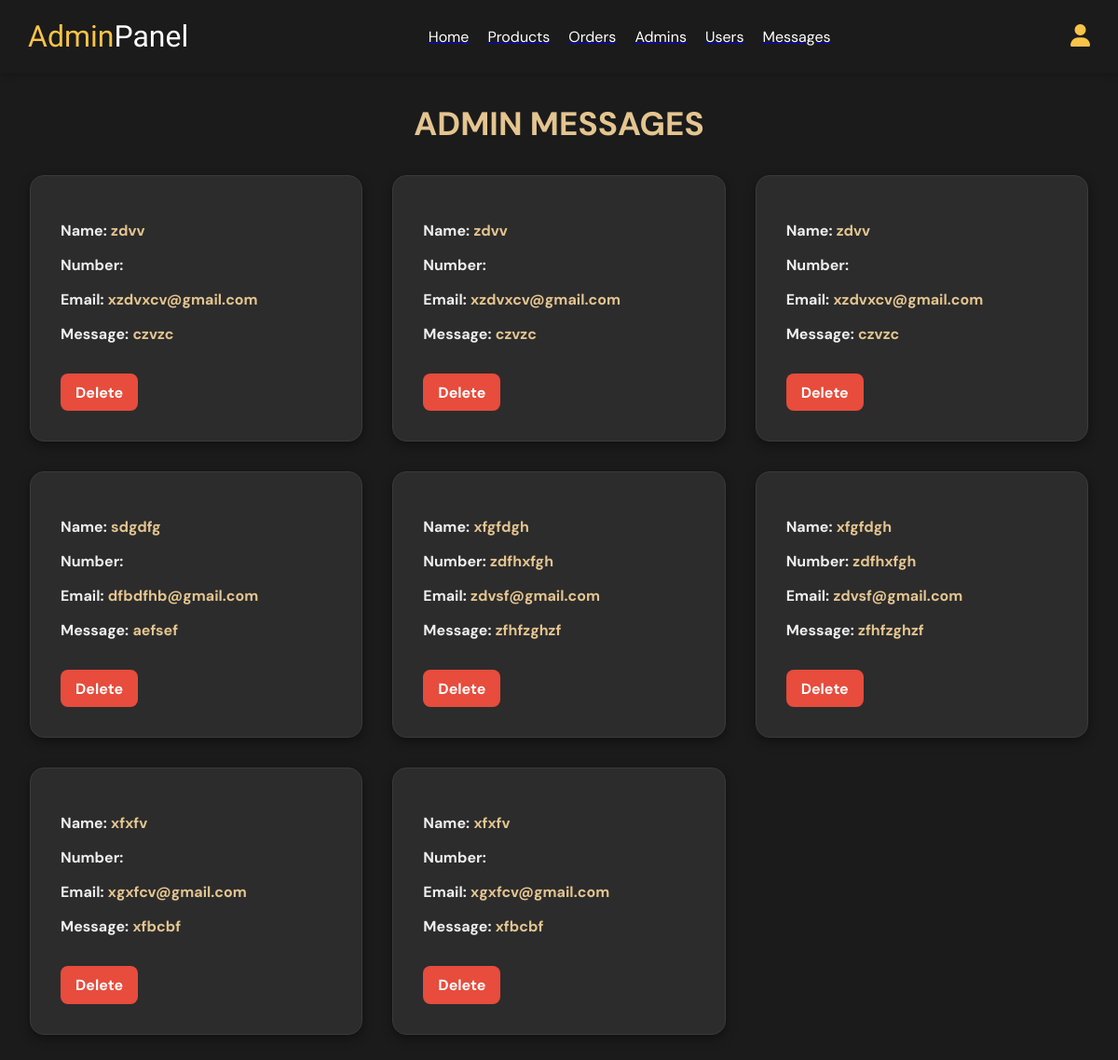
/admin/messages.php (signed in), run on the app's committed database.
### tables this page shows
CREATE TABLE `messages` (
  `id` int(100) NOT NULL,
  `user_id` int(100) NOT NULL,
  `name` varchar(100) NOT NULL,
  `email` varchar(100) NOT NULL,
  `number` varchar(12) NOT NULL,
  `message` varchar(500) NOT NULL
);

### admin/messages.php (the view, shortened to what this page needs)
<?php
include '../components/connect.php';
?>
<!DOCTYPE html>
<html lang="en">
<head>
 <link rel="stylesheet" href="https://cdnjs.cloudflare.com/ajax/libs/font-awesome/6.1.1/css/all.min.css" />
</head>
<body>
<?php include '../components/admin_header.php'; ?>
<section class="messages">
   <h1 class="heading">Admin Messages</h1>
   <div class="box-container">
      <?php
      $select_messages = $conn->prepare("SELECT * FROM `messages`");
      $select_messages->execute();
      if ($select_messages->rowCount() > 0) {
         while ($fetch_messages = $select_messages->fetch(PDO::FETCH_ASSOC)) {
      ?>
      <div class="box">
         <p><strong>Name:</strong> <span><?= $fetch_messages['name']; ?></span></p>
         <p><strong>Number:</strong> <span><?= $fetch_messages['number']; ?></span></p>
         <p><strong>Email:</strong> <span><?= $fetch_messages['email']; ?></span></p>
         <p><strong>Message:</strong> <span><?= $fetch_messages['message']; ?></span></p>
         <a href="messages.php?delete=<?= $fetch_messages['id']; ?>" class="delete-btn" onclick="return confirm('Delete this message?');">Delete</a>
      </div>
      <?php
         }
      } else {
         echo '<p class="empty">You have no messages!</p>';
      }
      ?>
   </div>
</section>
</body>
</html>

### admin/messages.php (style rules this page uses)
body { font-family: 'DM Sans', sans-serif; background-color: #1b1b1b; color: #fff; margin: 0; padding: 0; }
.heading { text-align: center; font-size: 2.2rem; color: #e4c590; margin: 2rem 0; text-transform: uppercase; }
.messages .box-container { display: grid; grid-template-columns: repeat(auto-fit, minmax(320px, 1fr)); gap: 2rem; padding: 0 2rem 4rem; max-width: 1300px; margin: auto; }
.messages .box { background-color: #2c2c2c; border: 1px solid #3a3a3a; border-radius: 15px; padding: 2rem; box-shadow: 0 4px 12px rgba(0,0,0,0.4); transition: 0.3s; }
.messages .box p { margin-bottom: 1rem; font-size: 1rem; color: #eee; }
.messages .box span { font-weight: bold; color: #e4c590; }
.delete-btn { background-color: #e74c3c; padding: 0.6rem 1rem; color: #fff; border: none; text-decoration: none; border-radius: 8px; display: inline-block; margin-top: 1rem; font-weight: bold; transition: 0.3s; }

### data on the page
messages: name "zdvv", email "xzdvxcv@gmail.com", message "czvzc"
messages: name "zdvv", email "xzdvxcv@gmail.com", message "czvzc"
messages: name "zdvv", email "xzdvxcv@gmail.com", message "czvzc"
messages: name "sdgdfg", email "dfbdfhb@gmail.com", message "aefsef"
messages: name "xfgfdgh", number "zdfhxfgh", email "zdvsf@gmail.com", message "zfhfzghzf"
messages: name "xfgfdgh", number "zdfhxfgh", email "zdvsf@gmail.com", message "zfhfzghzf"
messages: name "xfxfv", email "xgxfcv@gmail.com", message "xfbcbf"
messages: name "xfxfv", email "xgxfcv@gmail.com", message "xfbcbf"
